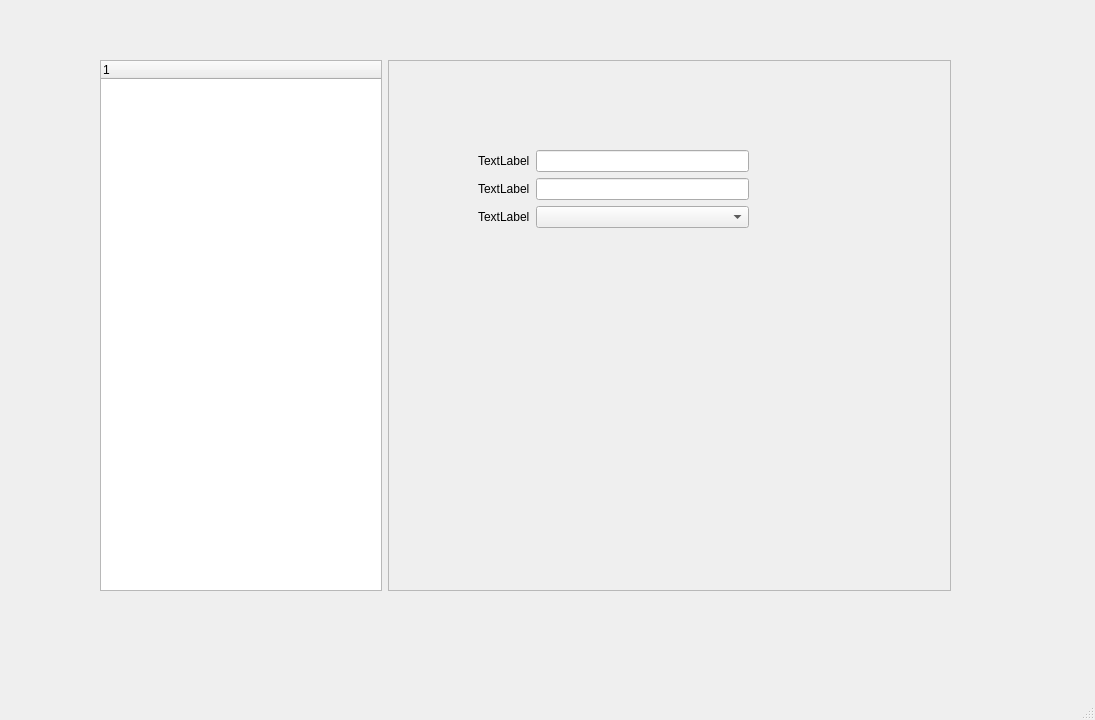
<?xml version="1.0" encoding="UTF-8"?>
<ui version="4.0">
 <class>MainWindow</class>
 <widget class="QMainWindow" name="MainWindow">
  <property name="geometry">
   <rect>
    <x>0</x>
    <y>0</y>
    <width>1095</width>
    <height>720</height>
   </rect>
  </property>
  <property name="windowTitle">
   <string>MainWindow</string>
  </property>
  <widget class="QWidget" name="centralwidget">
   <widget class="QWidget" name="horizontalLayoutWidget">
    <property name="geometry">
     <rect>
      <x>100</x>
      <y>60</y>
      <width>851</width>
      <height>531</height>
     </rect>
    </property>
    <layout class="QHBoxLayout" name="horizontalLayout">
     <item>
      <widget class="QTreeWidget" name="treeWidget">
       <property name="sizePolicy">
        <sizepolicy hsizetype="Expanding" vsizetype="Expanding">
         <horstretch>1</horstretch>
         <verstretch>0</verstretch>
        </sizepolicy>
       </property>
       <column>
        <property name="text">
         <string notr="true">1</string>
        </property>
       </column>
      </widget>
     </item>
     <item>
      <widget class="QFrame" name="frame">
       <property name="sizePolicy">
        <sizepolicy hsizetype="Expanding" vsizetype="Expanding">
         <horstretch>2</horstretch>
         <verstretch>0</verstretch>
        </sizepolicy>
       </property>
       <property name="frameShape">
        <enum>QFrame::StyledPanel</enum>
       </property>
       <property name="frameShadow">
        <enum>QFrame::Raised</enum>
       </property>
       <widget class="QWidget" name="formLayoutWidget">
        <property name="geometry">
         <rect>
          <x>90</x>
          <y>90</y>
          <width>271</width>
          <height>351</height>
         </rect>
        </property>
        <layout class="QFormLayout" name="formLayout">
         <property name="labelAlignment">
          <set>Qt::AlignCenter</set>
         </property>
         <item row="0" column="0">
          <widget class="QLabel" name="label_3">
           <property name="text">
            <string>TextLabel</string>
           </property>
          </widget>
         </item>
         <item row="1" column="0">
          <widget class="QLabel" name="label">
           <property name="text">
            <string>TextLabel</string>
           </property>
          </widget>
         </item>
         <item row="1" column="1">
          <widget class="QLineEdit" name="lineEdit_2"/>
         </item>
         <item row="2" column="0">
          <widget class="QLabel" name="label_2">
           <property name="text">
            <string>TextLabel</string>
           </property>
          </widget>
         </item>
         <item row="2" column="1">
          <widget class="QComboBox" name="comboBox"/>
         </item>
         <item row="0" column="1">
          <widget class="QLineEdit" name="lineEdit"/>
         </item>
        </layout>
       </widget>
      </widget>
     </item>
    </layout>
   </widget>
  </widget>
  <widget class="QMenuBar" name="menubar">
   <property name="geometry">
    <rect>
     <x>0</x>
     <y>0</y>
     <width>1095</width>
     <height>26</height>
    </rect>
   </property>
  </widget>
  <widget class="QStatusBar" name="statusbar"/>
 </widget>
 <resources/>
 <connections/>
</ui>
